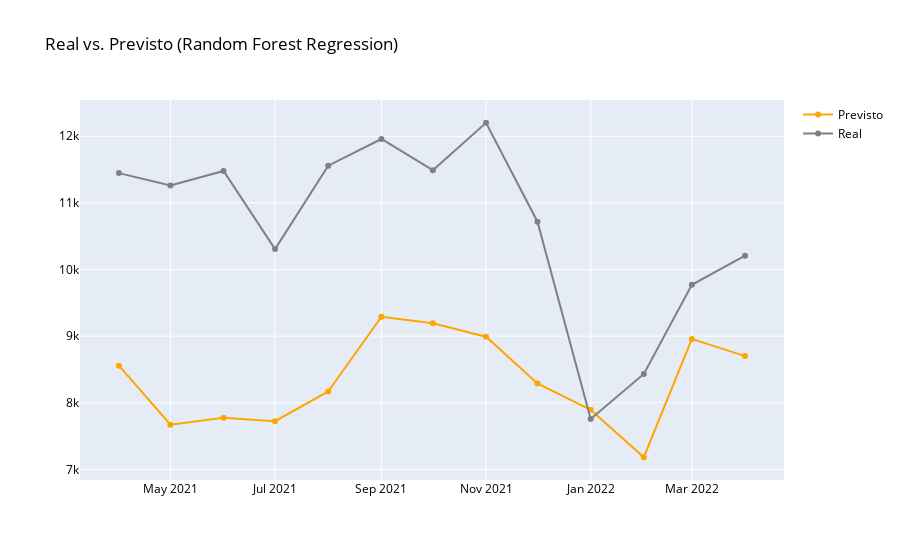

The cell this chart's notebook holds for it:
### Code cell
fig = go.Figure(data=[
    go.Scatter(name='Previsto', x=df_r_teste['data'], y=pred_teste_rf, marker={'color': 'orange'}),
    go.Scatter(name='Real', x=df_r_teste['data'], y=y_r_teste, marker={'color': 'gray'})
    ])
fig.update_layout(font=dict(color='black'), title_text='Real vs. Previsto (Random Forest Regression)')
fig.show()

### Figure 1 — Plotly figure (JSON) as saved in the notebook; plotly's stock layout.template omitted (floating-point values rounded to 4 significant figures)
{"data": [{"marker": {"color": "orange"}, "name": "Previsto", "type": "scatter", "x": ["2021-04-01", "2021-05-01", "2021-06-01", "2021-07-01", "2021-08-01", "2021-09-01", "2021-10-01", "2021-11-01", "2021-12-01", "2022-01-01", "2022-02-01", "2022-03-01", "2022-04-01"], "y": [8556.0, 7670.0, 7774.0, 7723.0, 8169.0, 9291.0, 9192.0, 8992.0, 8291.0, 7894.0, 7182.0, 8959.0, 8700.0]}, {"marker": {"color": "gray"}, "name": "Real", "type": "scatter", "x": ["2021-04-01", "2021-05-01", "2021-06-01", "2021-07-01", "2021-08-01", "2021-09-01", "2021-10-01", "2021-11-01", "2021-12-01", "2022-01-01", "2022-02-01", "2022-03-01", "2022-04-01"], "y": [11447, 11263, 11480, 10307, 11559, 11959, 11491, 12203, 10718, 7757, 8433, 9770, 10208]}], "layout": {"font": {"color": "black"}, "title": {"text": "Real vs. Previsto (Random Forest Regression)"}}}
